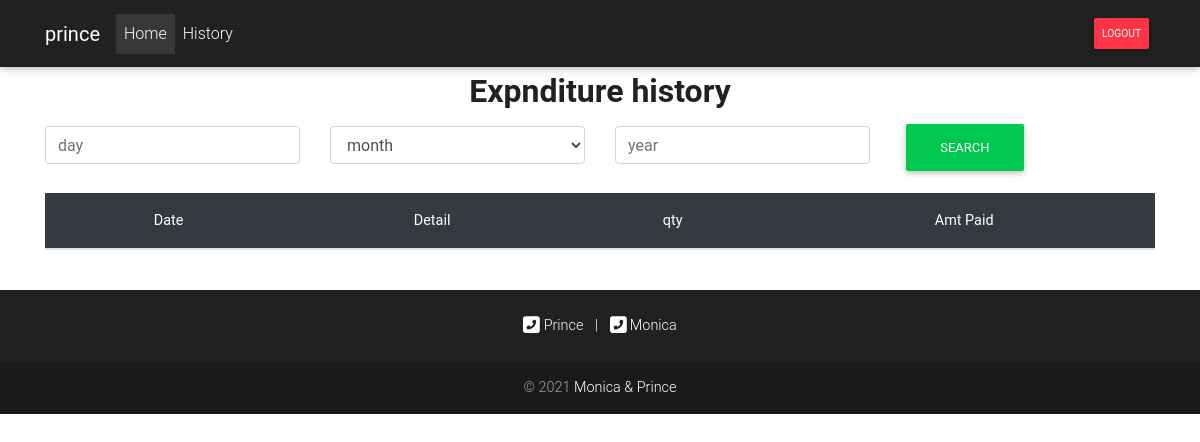
/expenditure/history/ (signed in), run on an earlier commit of the app's database.
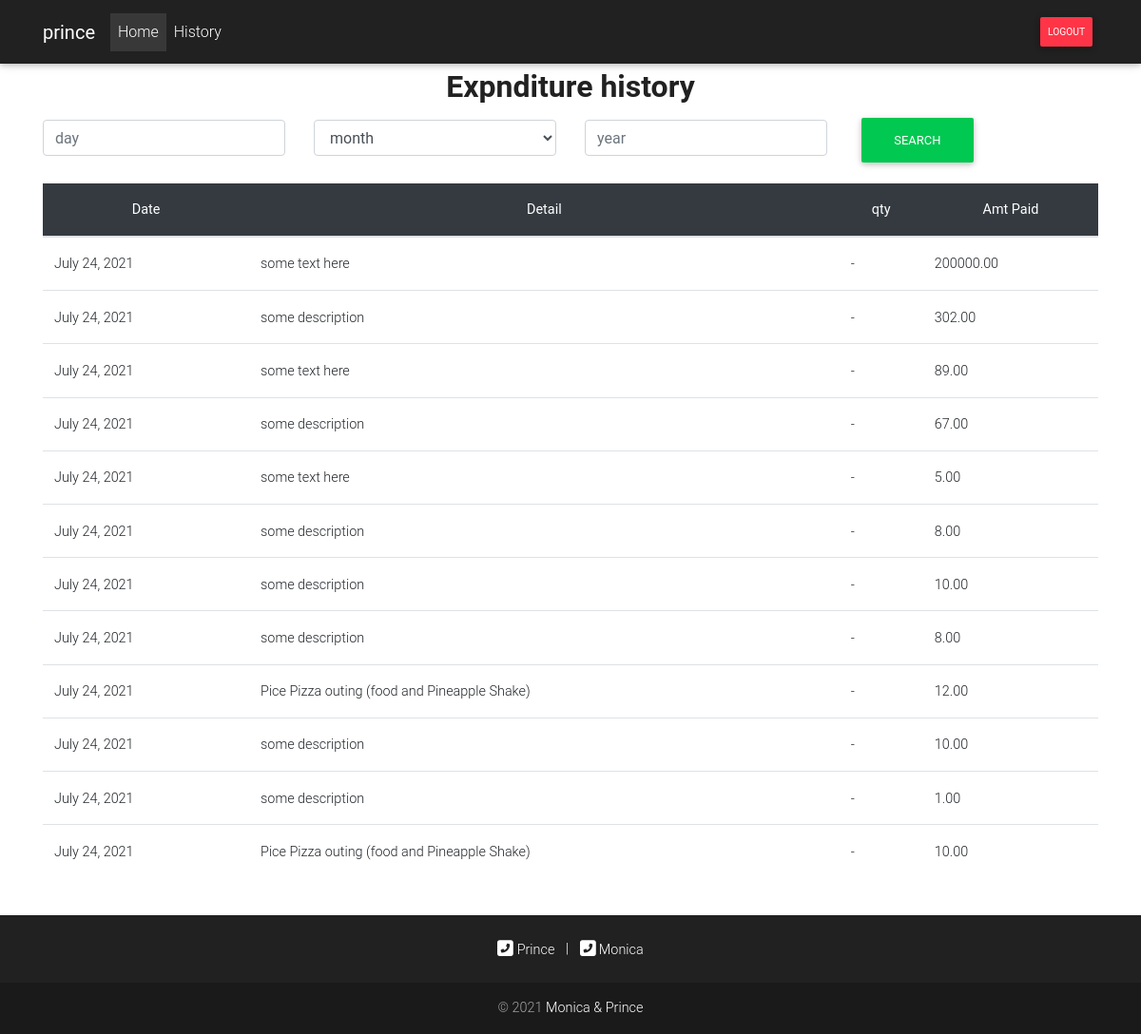
And on a later commit of the database.
### finance/models.py (models this page shows, shortened)
class Expenditure(models.Model):
    user = models.ForeignKey(User, on_delete=models.SET_NULL, null=True)
    description = models.CharField(max_length=200)
    quantity = models.IntegerField(null=True, blank=True)
    amount_paid = models.DecimalField(decimal_places=2, max_digits=100)
    payment_mode = models.CharField(choices=PAYMENT_MODE, max_length=6)
    date = models.DateTimeField(auto_now_add=True)
    class Meta:
        ordering = ("-date",)

### finance/views.py (the view)
# urls.py: path('expenditure/history/', views.expenditure_history, name="expenditure_history"),
@login_required
def expenditure_history(request, year=None, month=None, day=None):
    if year and month and day:
        expenditures = Expenditure.objects.filter(date__year=year, date__month=month, date__day=day)
    elif year and month:
        expenditures = Expenditure.objects.filter(date__year=year, date__month=month)
    elif year:
        expenditures = Expenditure.objects.filter(date__year=year)
    else:
        expenditures = Expenditure.objects.all()
    total_expenditure = 0
    for x in expenditures:
        total_expenditure += x.amount_paid
    return render(request, 'expenditure_history.html', {
        "expenditures": expenditures,
        'year': year,
        'month': month,
        'day': day,
        "total_expenditure": total_expenditure,
    })

### templates/expenditure_history.html (shortened to what this page needs)
{% extends 'base.html' %}
{% load crispy_forms_tags %}
{% load static %}
{% block content %}
<div class="container">
    <div class="container footer">
        <h2 class="text-center bg-white text-dark text-bold">
            Expnditure history
        </h2>
    </div>
    <div class="row">
        <div class="col-12">
            <div class="d-flex justify-content-center row pb-3">
                <div class="col-md-3 mt-2">
                    <input type="number" class="form-control" placeholder="day" id="day">
                </div>
                <div class="col-md-3 mt-2">
                    <select id="month"  class="form-control">
                        <option value="0" selected>month</option>
                      </select>
                </div>
                <div class="col-md-3 mt-2">
                    <input type="number" class="form-control" placeholder="year" id="year">
                </div>
                <div class="col-3">
                    <button class="btn btn-success" id="filter">Search</button>
                </div>
            </div>
        </div>
    </div>
    <div class="row">
        <div class="col-12">
            <table class="table align-middle">
                <thead class="table-dark text-center">
                  <tr>
                    <th scope="col">Date</th>
                    <th scope="col">Detail</th>
                    <th scope="col">qty</th>
                    <th scope="col text-center">Amt Paid</th>
                  </tr>
                </thead>
                <tbody>
                  {% for expenditure in expenditures %}
                  <tr>
                    <td>{{ expenditure.date.date }}</td>
                    <td>{{ expenditure.description }}</td>
                    {% if expenditure.quantity %}
                    <td>{{ expenditure.quantity }}</td>
                    {% else %}
                    <td> - </td>
                    {% endif %}
                    <td>{{ expenditure.amount_paid }}</td>
                  </tr>
                  {% endfor %}
                </tbody>
              </table>
        </div>
    </div>
</div>
{% endblock %}

### templates/base.html (shortened to what this page needs)
{% load static %}
<!DOCTYPE html>
<html lang="en">
<head>
  <link rel="stylesheet" href="https://use.fontawesome.com/releases/v5.8.1/css/all.css">
  <link href="{% static 'css/bootstrap.min.css' %}" rel="stylesheet">
  <link href="{% static 'css/mdb.min.css' %}" rel="stylesheet">
  <link href="{% static 'css/main.css' %}" rel="stylesheet">
  <link href="{% static 'css/all.css' %}" rel="stylesheet">
</head>
{% include "navbar.html" %}
<body>
    <div class="mt-5 pt-4">
    </div>
    {% block content %}
    {% endblock content %}
    {% include "footer.html" %}
    {% load static %}
</body>
</html>

### templates/navbar.html (shortened to what this page needs)
<nav class="navbar fixed-top navbar-expand-lg bg-dark navbar-dark dark scrolling-navbar">
    <div class="container">
      <a class="navbar-brand waves-effect" href="/">
        <strong class="text-white text-bolder">{{ request.user.username }}</strong>
      </a>
      <div class="collapse navbar-collapse" id="navbarSupportedContent">
        <ul class="navbar-nav mr-auto">
          <li class="nav-item active">
            <a class="nav-link waves-effect" href="/">Home
            </a>
          </li>
          <li class="nav-item">
            <a class="nav-link waves-effect" href="{% url 'finance:history' %}">
            History
          </a>
          </li>
        </ul>
        <ul class="navbar-nav nav-flex-icons">
          <li class="nav-item">
            <a class="nav-link waves-effect btn btn-danger btn-sm" href="{% url 'finance:logout' %}">
              <span class="clearfix d-block d-sm-inline-block"> Logout </span>
            </a>
          </li>
        </ul>
      </div>
    </div>
  </nav>

### templates/footer.html
<footer class="page-footer text-center font-small mt-4 wow fadeIn bg-dark">
    <hr class="my-4">
    <div class="pb-4">
      <a href="tel:0243186008" class="pl-2 pr-2">
        <i class="fas fa-phone-square-alt fa-lg "></i> Prince
      </a>
      |
      <a href="tell:0591542466" class="  pl-2 pr-2">
        <i class="fas fa-lg fa-phone-square-alt"></i> Monica
      </a>
    </div>
    <div class="footer-copyright py-3">
      © 2021
      <a href="#"> Monica & Prince </a>
    </div>
  </footer>

### static/css/main.css (style rules this page uses)
.view, body, html { height: 100% }
.page-footer { background-color: #929FBA }
.text-bolder { font-weight: bolder; }
.text-bold { font-weight: bold; }

### static/css/all.css (style rules this page uses)
.fa-lg { font-size: 1.33333em; line-height: 0.75em; vertical-align: -.0667em; }

### templates/base.html (style rules this page uses)
html, body, header, .carousel { height: 60vh; }

What changed in the data, as far as the page shows it:
added Expenditure: date "July 24, 2021", description "some text here", amount_paid "200000.00"
added Expenditure: date "July 24, 2021", description "some description", amount_paid "302.00"
added Expenditure: date "July 24, 2021", description "some text here", amount_paid "89.00"
added Expenditure: date "July 24, 2021", description "some description", amount_paid "67.00"
added Expenditure: date "July 24, 2021", description "some text here", amount_paid "5.00"
added Expenditure: date "July 24, 2021", description "some description", amount_paid "8.00"
added Expenditure: date "July 24, 2021", description "some description", amount_paid "10.00"
added Expenditure: date "July 24, 2021", description "some description", amount_paid "8.00"
added Expenditure: date "July 24, 2021", description "Pice Pizza outing (food and Pineapple Shake)", amount_paid "12.00"
added Expenditure: date "July 24, 2021", description "some description", amount_paid "10.00"
added Expenditure: date "July 24, 2021", description "some description", amount_paid "1.00"
added Expenditure: date "July 24, 2021", description "Pice Pizza outing (food and Pineapple Shake)", amount_paid "10.00"
